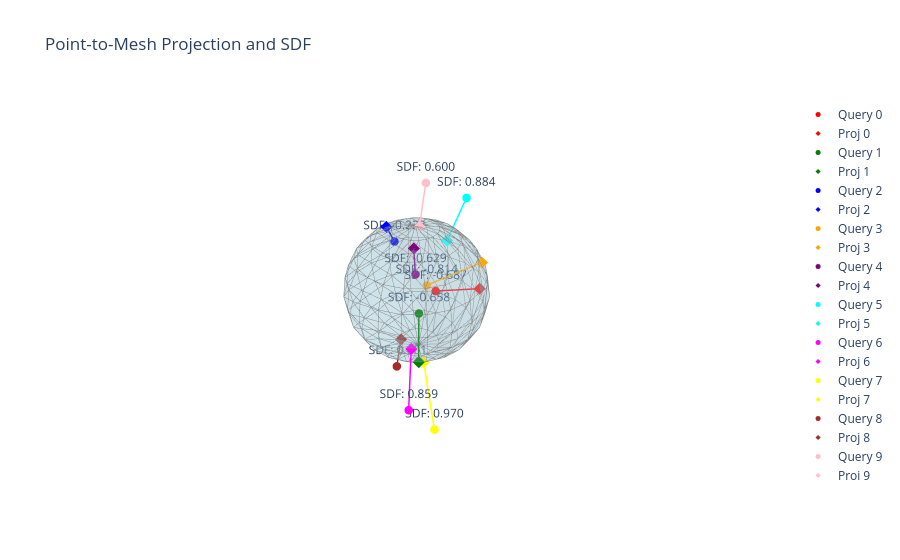

The notebook cell this image was saved under:
### Markdown cell above
### Example 8: Query Point SDF on Fast Winding Number

### Code cell
import open3d as o3d
import torch
import conquer3d as c3d
import plotly.graph_objects as go
import numpy as np
import random

# 1. Create a manifold sphere mesh
sphere = o3d.geometry.TriangleMesh.create_sphere(radius=1.0, resolution=10)
sphere.compute_vertex_normals()
vertices = torch.tensor(np.asarray(sphere.vertices), dtype=torch.float32, device='cuda')
triangles = torch.tensor(np.asarray(sphere.triangles), dtype=torch.int32, device='cuda')

# 2. Build the TriangleMesh
mesh = c3d.data_structure.TriangleMesh(vertices, triangles)

# 3. Sample 5 inside points and 5 outside points
inside_pts = []
for _ in range(5):
    # Inside radius < 1.0
    r = random.uniform(0.1, 0.8)
    theta = random.uniform(0, 2*np.pi)
    phi = random.uniform(0, np.pi)
    x = r * np.sin(phi) * np.cos(theta)
    y = r * np.sin(phi) * np.sin(theta)
    z = r * np.cos(phi)
    inside_pts.append([x,y,z])
    
outside_pts = []
for _ in range(5):
    # Outside radius > 1.0
    r = random.uniform(1.2, 2.0)
    theta = random.uniform(0, 2*np.pi)
    phi = random.uniform(0, np.pi)
    x = r * np.sin(phi) * np.cos(theta)
    y = r * np.sin(phi) * np.sin(theta)
    z = r * np.cos(phi)
    outside_pts.append([x,y,z])

query_points_np = np.array(inside_pts + outside_pts)
query_points = torch.tensor(query_points_np, dtype=torch.float32, device='cuda')

# 4. Query points with SDF and projected points
q_ids, tri_ids, prj_pts, sdf = mesh.query_points(
    query_points, 
    return_sdf=True, 
    return_prj_pts=True, 
    sign_mode=1,
    distance_mode=0
)

prj_pts_np = prj_pts.cpu().numpy()
sdf_np = sdf.cpu().numpy()

# 5. Visualize
fig = go.Figure()

# Plot base mesh
fig.add_trace(go.Mesh3d(
    x=vertices[:, 0].cpu(), y=vertices[:, 1].cpu(), z=vertices[:, 2].cpu(),
    i=triangles[:, 0].cpu(), j=triangles[:, 1].cpu(), k=triangles[:, 2].cpu(),
    color='lightblue', opacity=0.3, name='Base Mesh'
))

# Extract edges for wireframe
verts_np = vertices.cpu().numpy()
tris_np = triangles.cpu().numpy()
edge_x = []
edge_y = []
edge_z = []
for tri in tris_np:
    v0, v1, v2 = verts_np[tri[0]], verts_np[tri[1]], verts_np[tri[2]]
    edge_x.extend([v0[0], v1[0], v2[0], v0[0], None])
    edge_y.extend([v0[1], v1[1], v2[1], v0[1], None])
    edge_z.extend([v0[2], v1[2], v2[2], v0[2], None])

fig.add_trace(go.Scatter3d(
    x=edge_x, y=edge_y, z=edge_z,
    mode='lines',
    line=dict(color='gray', width=1),
    name='Wireframe',
    showlegend=False
))

colors = ['red', 'green', 'blue', 'orange', 'purple', 'cyan', 'magenta', 'yellow', 'brown', 'pink']

# Plot pairs of points and text for SDF
for i in range(10):
    qp = query_points_np[i]
    pp = prj_pts_np[i]
    dist = sdf_np[i]
    c = colors[i]
    
    # Query point
    fig.add_trace(go.Scatter3d(
        x=[qp[0]], y=[qp[1]], z=[qp[2]],
        mode='markers+text',
        marker=dict(size=5, color=c),
        text=[f'SDF: {dist:.3f}'],
        textposition='top center',
        name=f'Query {i}'
    ))
    
    # Projected point
    fig.add_trace(go.Scatter3d(
        x=[pp[0]], y=[pp[1]], z=[pp[2]],
        mode='markers',
        marker=dict(size=4, color=c, symbol='diamond'),
        name=f'Proj {i}'
    ))
    
    # Line connecting them
    fig.add_trace(go.Scatter3d(
        x=[qp[0], pp[0]], y=[qp[1], pp[1]], z=[qp[2], pp[2]],
        mode='lines',
        line=dict(color=c, width=3),
        showlegend=False
    ))

fig.update_layout(
    scene=dict(
        xaxis=dict(visible=False),
        yaxis=dict(visible=False),
        zaxis=dict(visible=False)
    ),
    title="Point-to-Mesh Projection and SDF"
)
fig.show()

### Figure 1 — Plotly figure (JSON) as saved in the notebook; plotly's stock layout.template omitted (floating-point values rounded to 4 significant figures; data arrays with more than 128 entries replaced by an {"elided": "..."} marker saying what was removed)
{"data": [{"color": "lightblue", "i": {"elided": "360 int values"}, "j": {"elided": "360 int values"}, "k": {"elided": "360 int values"}, "name": "Base Mesh", "opacity": 0.3, "type": "mesh3d", "x": {"elided": "182 float values"}, "y": {"elided": "182 float values"}, "z": {"elided": "182 float values"}}, {"line": {"color": "gray", "width": 1}, "mode": "lines", "name": "Wireframe", "showlegend": false, "type": "scatter3d", "x": {"elided": "1800 float values"}, "y": {"elided": "1800 float values"}, "z": {"elided": "1800 float values"}}, {"marker": {"color": "red", "size": 5}, "mode": "markers+text", "name": "Query 0", "text": ["SDF: -0.687"], "textposition": "top center", "type": "scatter3d", "x": [-0.2586], "y": [0.1043], "z": [-0.09386]}, {"marker": {"color": "red", "size": 4, "symbol": "diamond"}, "mode": "markers", "name": "Proj 0", "type": "scatter3d", "x": [-0.8633], "y": [0.4124], "z": [-0.2]}, {"line": {"color": "red", "width": 3}, "mode": "lines", "showlegend": false, "type": "scatter3d", "x": [-0.2586, -0.8633], "y": [0.1043, 0.4124], "z": [-0.09386, -0.2]}, {"marker": {"color": "green", "size": 5}, "mode": "markers+text", "name": "Query 1", "text": ["SDF: -0.658"], "textposition": "top center", "type": "scatter3d", "x": [0.1429], "y": [0.1807], "z": [-0.2291]}, {"marker": {"color": "green", "size": 4, "symbol": "diamond"}, "mode": "markers", "name": "Proj 1", "type": "scatter3d", "x": [0.4738], "y": [0.5116], "z": [-0.6913]}, {"line": {"color": "green", "width": 3}, "mode": "lines", "showlegend": false, "type": "scatter3d", "x": [0.1429, 0.4738], "y": [0.1807, 0.5116], "z": [-0.2291, -0.6913]}, {"marker": {"color": "blue", "size": 5}, "mode": "markers+text", "name": "Query 2", "text": ["SDF: -0.222"], "textposition": "top center", "type": "scatter3d", "x": [0.1146], "y": [-0.2942], "z": [0.6961]}, {"marker": {"color": "blue", "size": 4, "symbol": "diamond"}, "mode": "markers", "name": "Proj 2", "type": "scatter3d", "x": [0.1609], "y": [-0.3851], "z": [0.8938]}, {"line": {"color": "blue", "width": 3}, "mode": "lines", "showlegend": false, "type": "scatter3d", "x": [0.1146, 0.1609], "y": [-0.2942, -0.3851], "z": [0.6961, 0.8938]}, {"marker": {"color": "orange", "size": 5}, "mode": "markers+text", "name": "Query 3", "text": ["SDF: -0.814"], "textposition": "top center", "type": "scatter3d", "x": [-0.08273], "y": [0.1098], "z": [0.09438]}, {"marker": {"color": "orange", "size": 4, "symbol": "diamond"}, "mode": "markers", "name": "Proj 3", "type": "scatter3d", "x": [-0.5969], "y": [0.6239], "z": [0.4603]}, {"line": {"color": "orange", "width": 3}, "mode": "lines", "showlegend": false, "type": "scatter3d", "x": [-0.08273, -0.5969], "y": [0.1098, 0.6239], "z": [0.09438, 0.4603]}, {"marker": {"color": "purple", "size": 5}, "mode": "markers+text", "name": "Query 4", "text": ["SDF: -0.629"], "textposition": "top center", "type": "scatter3d", "x": [0.09207], "y": [0.07508], "z": [0.3394]}, {"marker": {"color": "purple", "size": 4, "symbol": "diamond"}, "mode": "markers", "name": "Proj 4", "type": "scatter3d", "x": [0.2961], "y": [0.2791], "z": [0.8987]}, {"line": {"color": "purple", "width": 3}, "mode": "lines", "showlegend": false, "type": "scatter3d", "x": [0.09207, 0.2961], "y": [0.07508, 0.2791], "z": [0.3394, 0.8987]}, {"marker": {"color": "cyan", "size": 5}, "mode": "markers+text", "name": "Query 5", "text": ["SDF: 0.884"], "textposition": "top center", "type": "scatter3d", "x": [-1.658], "y": [-0.5951], "z": [0.6616]}, {"marker": {"color": "cyan", "size": 4, "symbol": "diamond"}, "mode": "markers", "name": "Proj 5", "type": "scatter3d", "x": [-0.9045], "y": [-0.2939], "z": [0.309]}, {"line": {"color": "cyan", "width": 3}, "mode": "lines", "showlegend": false, "type": "scatter3d", "x": [-1.658, -0.9045], "y": [-0.5951, -0.2939], "z": [0.6616, 0.309]}, {"marker": {"color": "magenta", "size": 5}, "mode": "markers+text", "name": "Query 6", "text": ["SDF: 0.859"], "textposition": "top center", "type": "scatter3d", "x": [1.311], "y": [1.238], "z": [-0.3499]}, {"marker": {"color": "magenta", "size": 4, "symbol": "diamond"}, "mode": "markers", "name": "Proj 6", "type": "scatter3d", "x": [0.7107], "y": [0.6381], "z": [-0.2171]}, {"line": {"color": "magenta", "width": 3}, "mode": "lines", "showlegend": false, "type": "scatter3d", "x": [1.311, 0.7107], "y": [1.238, 0.6381], "z": [-0.3499, -0.2171]}, {"marker": {"color": "yellow", "size": 5}, "mode": "markers+text", "name": "Query 7", "text": ["SDF: 0.970"], "textposition": "top center", "type": "scatter3d", "x": [0.5828], "y": [0.9226], "z": [-1.636]}, {"marker": {"color": "yellow", "size": 4, "symbol": "diamond"}, "mode": "markers", "name": "Proj 7", "type": "scatter3d", "x": [0.3455], "y": [0.4755], "z": [-0.809]}, {"line": {"color": "yellow", "width": 3}, "mode": "lines", "showlegend": false, "type": "scatter3d", "x": [0.5828, 0.3455], "y": [0.9226, 0.4755], "z": [-1.636, -0.809]}, {"marker": {"color": "brown", "size": 5}, "mode": "markers+text", "name": "Query 8", "text": ["SDF: 0.601"], "textposition": "top center", "type": "scatter3d", "x": [0.1862], "y": [-0.3144], "z": [-1.55]}, {"marker": {"color": "brown", "size": 4, "symbol": "diamond"}, "mode": "markers", "name": "Proj 8", "type": "scatter3d", "x": [0.143], "y": [-0.2297], "z": [-0.9568]}, {"line": {"color": "brown", "width": 3}, "mode": "lines", "showlegend": false, "type": "scatter3d", "x": [0.1862, 0.143], "y": [-0.3144, -0.2297], "z": [-1.55, -0.9568]}, {"marker": {"color": "pink", "size": 5}, "mode": "markers+text", "name": "Query 9", "text": ["SDF: 0.600"], "textposition": "top center", "type": "scatter3d", "x": [-0.04874], "y": [0.1405], "z": [1.584]}, {"marker": {"color": "pink", "size": 4, "symbol": "diamond"}, "mode": "markers", "name": "Proj 9", "type": "scatter3d", "x": [-0.01693], "y": [0.05212], "z": [0.9913]}, {"line": {"color": "pink", "width": 3}, "mode": "lines", "showlegend": false, "type": "scatter3d", "x": [-0.04874, -0.01693], "y": [0.1405, 0.05212], "z": [1.584, 0.9913]}], "layout": {"scene": {"xaxis": {"visible": false}, "yaxis": {"visible": false}, "zaxis": {"visible": false}}, "title": {"text": "Point-to-Mesh Projection and SDF"}}}
